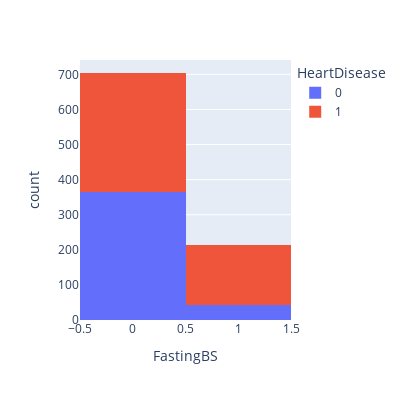

Notebook cell for this chart:
### Code cell
fig = px.histogram(df, x="FastingBS", color="HeartDisease",width=400, height=400)
fig.show()

### Figure 1 — Plotly figure (JSON) as saved in the notebook; plotly's stock layout.template omitted (floating-point values rounded to 4 significant figures; data arrays with more than 128 entries replaced by an {"elided": "..."} marker saying what was removed)
{"data": [{"alignmentgroup": "True", "bingroup": "x", "hovertemplate": "HeartDisease=0<br>FastingBS=%{x}<br>count=%{y}<extra></extra>", "legendgroup": "0", "marker": {"color": "#636efa", "pattern": {"shape": ""}}, "name": "0", "offsetgroup": "0", "orientation": "v", "showlegend": true, "type": "histogram", "x": {"elided": "410 int values"}, "xaxis": "x", "yaxis": "y"}, {"alignmentgroup": "True", "bingroup": "x", "hovertemplate": "HeartDisease=1<br>FastingBS=%{x}<br>count=%{y}<extra></extra>", "legendgroup": "1", "marker": {"color": "#EF553B", "pattern": {"shape": ""}}, "name": "1", "offsetgroup": "1", "orientation": "v", "showlegend": true, "type": "histogram", "x": {"elided": "508 int values"}, "xaxis": "x", "yaxis": "y"}], "layout": {"barmode": "relative", "height": 400, "legend": {"title": {"text": "HeartDisease"}, "tracegroupgap": 0}, "margin": {"t": 60}, "width": 400, "xaxis": {"anchor": "y", "domain": [0, 1], "title": {"text": "FastingBS"}}, "yaxis": {"anchor": "x", "domain": [0, 1], "title": {"text": "count"}}}}
